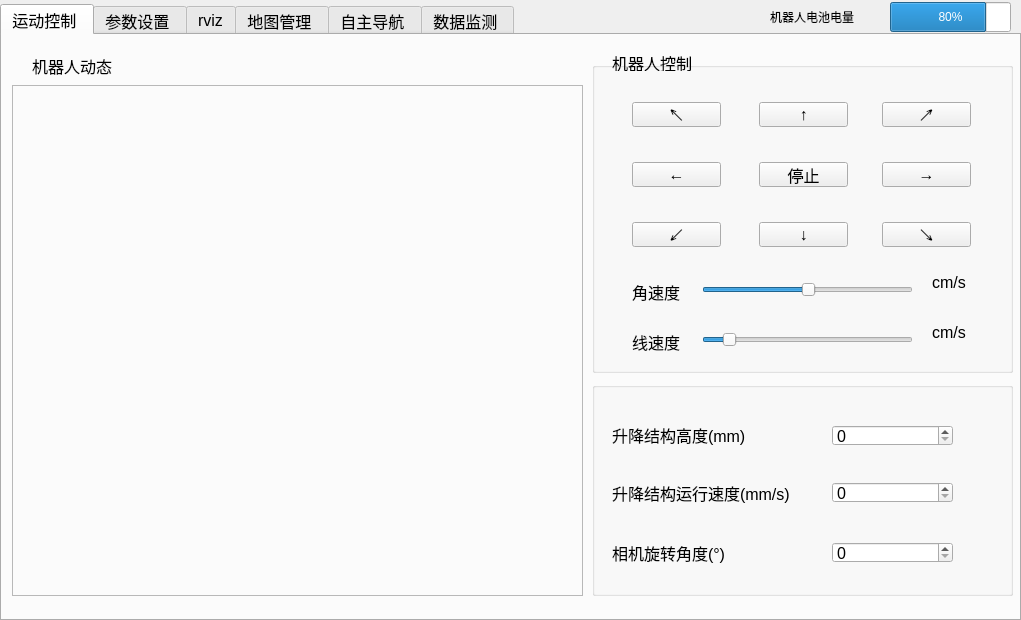
<?xml version="1.0" encoding="UTF-8"?>
<ui version="4.0">
 <class>MainWindow</class>
 <widget class="QMainWindow" name="MainWindow">
  <property name="geometry">
   <rect>
    <x>0</x>
    <y>0</y>
    <width>1021</width>
    <height>620</height>
   </rect>
  </property>
  <property name="windowTitle">
   <string>MainWindow</string>
  </property>
  <widget class="QWidget" name="centralwidget">
   <widget class="QTabWidget" name="tabWidget">
    <property name="geometry">
     <rect>
      <x>0</x>
      <y>4</y>
      <width>1021</width>
      <height>617</height>
     </rect>
    </property>
    <property name="maximumSize">
     <size>
      <width>16777215</width>
      <height>16777215</height>
     </size>
    </property>
    <property name="font">
     <font>
      <pointsize>12</pointsize>
     </font>
    </property>
    <property name="currentIndex">
     <number>0</number>
    </property>
    <widget class="QWidget" name="tab">
     <attribute name="title">
      <string>运动控制 </string>
     </attribute>
     <widget class="QGroupBox" name="groupBox_2">
      <property name="geometry">
       <rect>
        <x>590</x>
        <y>27</y>
        <width>421</width>
        <height>311</height>
       </rect>
      </property>
      <property name="title">
       <string/>
      </property>
      <widget class="QPushButton" name="pushButton_4">
       <property name="geometry">
        <rect>
         <x>290</x>
         <y>160</y>
         <width>89</width>
         <height>25</height>
        </rect>
       </property>
       <property name="text">
        <string>↘</string>
       </property>
       <property name="shortcut">
        <string>.</string>
       </property>
      </widget>
      <widget class="QPushButton" name="pushButton_2">
       <property name="geometry">
        <rect>
         <x>40</x>
         <y>160</y>
         <width>89</width>
         <height>25</height>
        </rect>
       </property>
       <property name="text">
        <string>↙</string>
       </property>
       <property name="shortcut">
        <string>M</string>
       </property>
      </widget>
      <widget class="QPushButton" name="pushBtn_right">
       <property name="geometry">
        <rect>
         <x>290</x>
         <y>100</y>
         <width>89</width>
         <height>25</height>
        </rect>
       </property>
       <property name="text">
        <string>→</string>
       </property>
       <property name="shortcut">
        <string>L</string>
       </property>
      </widget>
      <widget class="QPushButton" name="pushBtn_left">
       <property name="geometry">
        <rect>
         <x>40</x>
         <y>100</y>
         <width>89</width>
         <height>25</height>
        </rect>
       </property>
       <property name="text">
        <string>←</string>
       </property>
       <property name="shortcut">
        <string>J</string>
       </property>
      </widget>
      <widget class="QPushButton" name="pushBtn_up">
       <property name="geometry">
        <rect>
         <x>167</x>
         <y>40</y>
         <width>89</width>
         <height>25</height>
        </rect>
       </property>
       <property name="text">
        <string>↑</string>
       </property>
       <property name="shortcut">
        <string>I</string>
       </property>
      </widget>
      <widget class="QPushButton" name="pushButton_3">
       <property name="geometry">
        <rect>
         <x>290</x>
         <y>40</y>
         <width>89</width>
         <height>25</height>
        </rect>
       </property>
       <property name="text">
        <string>↗</string>
       </property>
       <property name="shortcut">
        <string>O</string>
       </property>
      </widget>
      <widget class="QPushButton" name="pushButton_5">
       <property name="geometry">
        <rect>
         <x>167</x>
         <y>100</y>
         <width>89</width>
         <height>25</height>
        </rect>
       </property>
       <property name="text">
        <string>停止</string>
       </property>
       <property name="shortcut">
        <string/>
       </property>
      </widget>
      <widget class="QPushButton" name="pushButton">
       <property name="geometry">
        <rect>
         <x>40</x>
         <y>40</y>
         <width>89</width>
         <height>25</height>
        </rect>
       </property>
       <property name="text">
        <string>↖</string>
       </property>
       <property name="shortcut">
        <string>U</string>
       </property>
      </widget>
      <widget class="QPushButton" name="pushBtn_down">
       <property name="geometry">
        <rect>
         <x>167</x>
         <y>160</y>
         <width>89</width>
         <height>25</height>
        </rect>
       </property>
       <property name="text">
        <string>↓</string>
       </property>
       <property name="shortcut">
        <string>,</string>
       </property>
      </widget>
      <widget class="QLabel" name="label_6">
       <property name="geometry">
        <rect>
         <x>40</x>
         <y>220</y>
         <width>71</width>
         <height>20</height>
        </rect>
       </property>
       <property name="text">
        <string>角速度</string>
       </property>
      </widget>
      <widget class="QLabel" name="label_7">
       <property name="geometry">
        <rect>
         <x>40</x>
         <y>270</y>
         <width>71</width>
         <height>20</height>
        </rect>
       </property>
       <property name="text">
        <string>线速度</string>
       </property>
      </widget>
      <widget class="QSlider" name="horizontalSlider">
       <property name="geometry">
        <rect>
         <x>110</x>
         <y>220</y>
         <width>211</width>
         <height>16</height>
        </rect>
       </property>
       <property name="mouseTracking">
        <bool>false</bool>
       </property>
       <property name="inputMethodHints">
        <set>Qt::ImhNone</set>
       </property>
       <property name="value">
        <number>50</number>
       </property>
       <property name="sliderPosition">
        <number>50</number>
       </property>
       <property name="orientation">
        <enum>Qt::Horizontal</enum>
       </property>
       <property name="invertedAppearance">
        <bool>false</bool>
       </property>
       <property name="invertedControls">
        <bool>false</bool>
       </property>
       <property name="tickPosition">
        <enum>QSlider::NoTicks</enum>
       </property>
       <property name="tickInterval">
        <number>0</number>
       </property>
      </widget>
      <widget class="QSlider" name="horizontalSlider_2">
       <property name="geometry">
        <rect>
         <x>110</x>
         <y>270</y>
         <width>211</width>
         <height>16</height>
        </rect>
       </property>
       <property name="acceptDrops">
        <bool>false</bool>
       </property>
       <property name="autoFillBackground">
        <bool>false</bool>
       </property>
       <property name="value">
        <number>10</number>
       </property>
       <property name="orientation">
        <enum>Qt::Horizontal</enum>
       </property>
      </widget>
      <widget class="QLabel" name="label_8">
       <property name="geometry">
        <rect>
         <x>340</x>
         <y>210</y>
         <width>71</width>
         <height>20</height>
        </rect>
       </property>
       <property name="text">
        <string>cm/s</string>
       </property>
      </widget>
      <widget class="QLabel" name="label_9">
       <property name="geometry">
        <rect>
         <x>340</x>
         <y>260</y>
         <width>71</width>
         <height>20</height>
        </rect>
       </property>
       <property name="text">
        <string>cm/s</string>
       </property>
      </widget>
     </widget>
     <widget class="QFrame" name="frame_2">
      <property name="geometry">
       <rect>
        <x>10</x>
        <y>50</y>
        <width>571</width>
        <height>511</height>
       </rect>
      </property>
      <property name="frameShape">
       <enum>QFrame::StyledPanel</enum>
      </property>
      <property name="frameShadow">
       <enum>QFrame::Raised</enum>
      </property>
     </widget>
     <widget class="QLabel" name="label_5">
      <property name="geometry">
       <rect>
        <x>30</x>
        <y>20</y>
        <width>101</width>
        <height>21</height>
       </rect>
      </property>
      <property name="text">
       <string>机器人动态</string>
      </property>
     </widget>
     <widget class="QLabel" name="label_10">
      <property name="geometry">
       <rect>
        <x>610</x>
        <y>20</y>
        <width>121</width>
        <height>16</height>
       </rect>
      </property>
      <property name="text">
       <string>机器人控制</string>
      </property>
     </widget>
     <widget class="QGroupBox" name="groupBox_4">
      <property name="geometry">
       <rect>
        <x>590</x>
        <y>347</y>
        <width>421</width>
        <height>214</height>
       </rect>
      </property>
      <property name="title">
       <string/>
      </property>
      <widget class="QLabel" name="label_15">
       <property name="geometry">
        <rect>
         <x>20</x>
         <y>43</y>
         <width>151</width>
         <height>20</height>
        </rect>
       </property>
       <property name="text">
        <string>升降结构高度(mm)</string>
       </property>
      </widget>
      <widget class="QLabel" name="label_16">
       <property name="geometry">
        <rect>
         <x>20</x>
         <y>100</y>
         <width>201</width>
         <height>21</height>
        </rect>
       </property>
       <property name="text">
        <string>升降结构运行速度(mm/s)</string>
       </property>
      </widget>
      <widget class="QLabel" name="label_17">
       <property name="geometry">
        <rect>
         <x>20</x>
         <y>160</y>
         <width>141</width>
         <height>21</height>
        </rect>
       </property>
       <property name="text">
        <string>相机旋转角度(°)</string>
       </property>
      </widget>
      <widget class="QSpinBox" name="spinBox_3">
       <property name="geometry">
        <rect>
         <x>240</x>
         <y>43</y>
         <width>121</width>
         <height>21</height>
        </rect>
       </property>
      </widget>
      <widget class="QSpinBox" name="spinBox_4">
       <property name="geometry">
        <rect>
         <x>240</x>
         <y>100</y>
         <width>121</width>
         <height>21</height>
        </rect>
       </property>
      </widget>
      <widget class="QSpinBox" name="spinBox_5">
       <property name="geometry">
        <rect>
         <x>240</x>
         <y>160</y>
         <width>121</width>
         <height>21</height>
        </rect>
       </property>
      </widget>
     </widget>
    </widget>
    <widget class="QWidget" name="tab_2">
     <attribute name="title">
      <string>参数设置 </string>
     </attribute>
     <widget class="QGroupBox" name="groupBox">
      <property name="geometry">
       <rect>
        <x>10</x>
        <y>20</y>
        <width>501</width>
        <height>191</height>
       </rect>
      </property>
      <property name="title">
       <string>ROS Master</string>
      </property>
      <widget class="QPushButton" name="pushButton_7">
       <property name="geometry">
        <rect>
         <x>260</x>
         <y>150</y>
         <width>221</width>
         <height>25</height>
        </rect>
       </property>
       <property name="text">
        <string>断 开</string>
       </property>
      </widget>
      <widget class="QLabel" name="label_3">
       <property name="geometry">
        <rect>
         <x>10</x>
         <y>100</y>
         <width>111</width>
         <height>16</height>
        </rect>
       </property>
       <property name="text">
        <string>ROS IP</string>
       </property>
      </widget>
      <widget class="QTextEdit" name="textEdit">
       <property name="geometry">
        <rect>
         <x>130</x>
         <y>40</y>
         <width>351</width>
         <height>31</height>
        </rect>
       </property>
      </widget>
      <widget class="QTextEdit" name="textEdit_2">
       <property name="geometry">
        <rect>
         <x>130</x>
         <y>90</y>
         <width>351</width>
         <height>31</height>
        </rect>
       </property>
      </widget>
      <widget class="QPushButton" name="pushButton_6">
       <property name="geometry">
        <rect>
         <x>12</x>
         <y>150</y>
         <width>221</width>
         <height>25</height>
        </rect>
       </property>
       <property name="text">
        <string>连 接</string>
       </property>
      </widget>
      <widget class="QLabel" name="label_2">
       <property name="geometry">
        <rect>
         <x>10</x>
         <y>50</y>
         <width>111</width>
         <height>16</height>
        </rect>
       </property>
       <property name="text">
        <string>ROS Master Url</string>
       </property>
      </widget>
     </widget>
     <widget class="QTextBrowser" name="textBrowser">
      <property name="geometry">
       <rect>
        <x>530</x>
        <y>40</y>
        <width>481</width>
        <height>521</height>
       </rect>
      </property>
     </widget>
     <widget class="QLabel" name="label_4">
      <property name="geometry">
       <rect>
        <x>560</x>
        <y>18</y>
        <width>111</width>
        <height>16</height>
       </rect>
      </property>
      <property name="text">
       <string>终端信息</string>
      </property>
     </widget>
     <widget class="QGroupBox" name="groupBox_3">
      <property name="geometry">
       <rect>
        <x>10</x>
        <y>220</y>
        <width>501</width>
        <height>341</height>
       </rect>
      </property>
      <property name="title">
       <string>功能按钮</string>
      </property>
      <widget class="QTextEdit" name="textEdit_3">
       <property name="geometry">
        <rect>
         <x>130</x>
         <y>50</y>
         <width>351</width>
         <height>31</height>
        </rect>
       </property>
      </widget>
      <widget class="QTextEdit" name="textEdit_4">
       <property name="geometry">
        <rect>
         <x>130</x>
         <y>110</y>
         <width>351</width>
         <height>31</height>
        </rect>
       </property>
      </widget>
      <widget class="QTextEdit" name="textEdit_5">
       <property name="geometry">
        <rect>
         <x>130</x>
         <y>170</y>
         <width>351</width>
         <height>31</height>
        </rect>
       </property>
      </widget>
      <widget class="QTextEdit" name="textEdit_6">
       <property name="geometry">
        <rect>
         <x>130</x>
         <y>230</y>
         <width>351</width>
         <height>31</height>
        </rect>
       </property>
      </widget>
      <widget class="QLabel" name="label_11">
       <property name="geometry">
        <rect>
         <x>30</x>
         <y>60</y>
         <width>111</width>
         <height>21</height>
        </rect>
       </property>
       <property name="text">
        <string>新建地图</string>
       </property>
      </widget>
      <widget class="QLabel" name="label_12">
       <property name="geometry">
        <rect>
         <x>30</x>
         <y>120</y>
         <width>111</width>
         <height>21</height>
        </rect>
       </property>
       <property name="text">
        <string>保存地图</string>
       </property>
      </widget>
      <widget class="QLabel" name="label_13">
       <property name="geometry">
        <rect>
         <x>30</x>
         <y>179</y>
         <width>111</width>
         <height>21</height>
        </rect>
       </property>
       <property name="text">
        <string>开始导航</string>
       </property>
      </widget>
      <widget class="QLabel" name="label_14">
       <property name="geometry">
        <rect>
         <x>30</x>
         <y>238</y>
         <width>111</width>
         <height>21</height>
        </rect>
       </property>
       <property name="text">
        <string>停止导航</string>
       </property>
      </widget>
      <widget class="QLabel" name="label_21">
       <property name="geometry">
        <rect>
         <x>30</x>
         <y>298</y>
         <width>111</width>
         <height>21</height>
        </rect>
       </property>
       <property name="text">
        <string>其他</string>
       </property>
      </widget>
      <widget class="QTextEdit" name="textEdit_7">
       <property name="geometry">
        <rect>
         <x>130</x>
         <y>290</y>
         <width>351</width>
         <height>31</height>
        </rect>
       </property>
      </widget>
     </widget>
    </widget>
    <widget class="QWidget" name="tab_3">
     <attribute name="title">
      <string>rviz</string>
     </attribute>
     <widget class="QFrame" name="frame">
      <property name="geometry">
       <rect>
        <x>0</x>
        <y>0</y>
        <width>1017</width>
        <height>583</height>
       </rect>
      </property>
      <property name="frameShape">
       <enum>QFrame::StyledPanel</enum>
      </property>
      <property name="frameShadow">
       <enum>QFrame::Raised</enum>
      </property>
     </widget>
    </widget>
    <widget class="QWidget" name="tab_4">
     <attribute name="title">
      <string>地图管理 </string>
     </attribute>
     <widget class="QPushButton" name="pushButton_8">
      <property name="geometry">
       <rect>
        <x>30</x>
        <y>20</y>
        <width>89</width>
        <height>25</height>
       </rect>
      </property>
      <property name="text">
       <string>导入</string>
      </property>
     </widget>
     <widget class="QPushButton" name="pushButton_9">
      <property name="geometry">
       <rect>
        <x>140</x>
        <y>20</y>
        <width>89</width>
        <height>25</height>
       </rect>
      </property>
      <property name="text">
       <string>新建</string>
      </property>
     </widget>
     <widget class="QPushButton" name="pushButton_10">
      <property name="geometry">
       <rect>
        <x>360</x>
        <y>20</y>
        <width>89</width>
        <height>25</height>
       </rect>
      </property>
      <property name="text">
       <string>编辑</string>
      </property>
     </widget>
     <widget class="QPushButton" name="pushButton_11">
      <property name="geometry">
       <rect>
        <x>470</x>
        <y>20</y>
        <width>89</width>
        <height>25</height>
       </rect>
      </property>
      <property name="text">
       <string>删除</string>
      </property>
     </widget>
     <widget class="QPushButton" name="pushButton_12">
      <property name="geometry">
       <rect>
        <x>580</x>
        <y>20</y>
        <width>131</width>
        <height>25</height>
       </rect>
      </property>
      <property name="text">
       <string>绘制行走路径</string>
      </property>
     </widget>
     <widget class="QLabel" name="label_19">
      <property name="geometry">
       <rect>
        <x>780</x>
        <y>20</y>
        <width>81</width>
        <height>21</height>
       </rect>
      </property>
      <property name="text">
       <string>地图列表</string>
      </property>
     </widget>
     <widget class="QListView" name="listView">
      <property name="geometry">
       <rect>
        <x>770</x>
        <y>60</y>
        <width>241</width>
        <height>501</height>
       </rect>
      </property>
     </widget>
     <widget class="QPushButton" name="pushButton_16">
      <property name="geometry">
       <rect>
        <x>250</x>
        <y>20</y>
        <width>89</width>
        <height>25</height>
       </rect>
      </property>
      <property name="text">
       <string>保存</string>
      </property>
     </widget>
     <widget class="QFrame" name="frame_7">
      <property name="geometry">
       <rect>
        <x>10</x>
        <y>60</y>
        <width>741</width>
        <height>501</height>
       </rect>
      </property>
      <property name="frameShape">
       <enum>QFrame::StyledPanel</enum>
      </property>
      <property name="frameShadow">
       <enum>QFrame::Raised</enum>
      </property>
     </widget>
    </widget>
    <widget class="QWidget" name="tab_5">
     <attribute name="title">
      <string>自主导航 </string>
     </attribute>
     <widget class="QPushButton" name="pushButton_13">
      <property name="geometry">
       <rect>
        <x>30</x>
        <y>20</y>
        <width>89</width>
        <height>25</height>
       </rect>
      </property>
      <property name="text">
       <string>选择地图</string>
      </property>
     </widget>
     <widget class="QPushButton" name="pushButton_14">
      <property name="geometry">
       <rect>
        <x>150</x>
        <y>20</y>
        <width>89</width>
        <height>25</height>
       </rect>
      </property>
      <property name="text">
       <string>开始导航</string>
      </property>
     </widget>
     <widget class="QPushButton" name="pushButton_15">
      <property name="geometry">
       <rect>
        <x>270</x>
        <y>20</y>
        <width>89</width>
        <height>25</height>
       </rect>
      </property>
      <property name="text">
       <string>停止导航</string>
      </property>
     </widget>
     <widget class="QLabel" name="label_22">
      <property name="geometry">
       <rect>
        <x>770</x>
        <y>20</y>
        <width>131</width>
        <height>21</height>
       </rect>
      </property>
      <property name="text">
       <string>当前GPS定位信息</string>
      </property>
     </widget>
     <widget class="QFrame" name="frame_8">
      <property name="geometry">
       <rect>
        <x>10</x>
        <y>60</y>
        <width>999</width>
        <height>501</height>
       </rect>
      </property>
      <property name="frameShape">
       <enum>QFrame::StyledPanel</enum>
      </property>
      <property name="frameShadow">
       <enum>QFrame::Raised</enum>
      </property>
     </widget>
    </widget>
    <widget class="QWidget" name="tab_6">
     <attribute name="title">
      <string>数据监测 </string>
     </attribute>
     <widget class="QLabel" name="label_20">
      <property name="geometry">
       <rect>
        <x>150</x>
        <y>260</y>
        <width>81</width>
        <height>17</height>
       </rect>
      </property>
      <property name="text">
       <string>深度相机</string>
      </property>
     </widget>
     <widget class="QLabel" name="label_23">
      <property name="geometry">
       <rect>
        <x>780</x>
        <y>20</y>
        <width>101</width>
        <height>17</height>
       </rect>
      </property>
      <property name="text">
       <string>话题列表</string>
      </property>
     </widget>
     <widget class="QListView" name="listView_2">
      <property name="geometry">
       <rect>
        <x>770</x>
        <y>50</y>
        <width>241</width>
        <height>511</height>
       </rect>
      </property>
     </widget>
     <widget class="QLabel" name="label_24">
      <property name="geometry">
       <rect>
        <x>150</x>
        <y>540</y>
        <width>101</width>
        <height>17</height>
       </rect>
      </property>
      <property name="text">
       <string>多光谱相机</string>
      </property>
     </widget>
     <widget class="QLabel" name="label_46">
      <property name="geometry">
       <rect>
        <x>520</x>
        <y>540</y>
        <width>121</width>
        <height>17</height>
       </rect>
      </property>
      <property name="text">
       <string>CGMD监测仪</string>
      </property>
     </widget>
     <widget class="QLabel" name="label_47">
      <property name="geometry">
       <rect>
        <x>530</x>
        <y>260</y>
        <width>91</width>
        <height>17</height>
       </rect>
      </property>
      <property name="text">
       <string>RGB相机</string>
      </property>
     </widget>
     <widget class="QFrame" name="frame_9">
      <property name="geometry">
       <rect>
        <x>10</x>
        <y>20</y>
        <width>361</width>
        <height>231</height>
       </rect>
      </property>
      <property name="frameShape">
       <enum>QFrame::StyledPanel</enum>
      </property>
      <property name="frameShadow">
       <enum>QFrame::Raised</enum>
      </property>
     </widget>
     <widget class="QFrame" name="frame_10">
      <property name="geometry">
       <rect>
        <x>390</x>
        <y>20</y>
        <width>361</width>
        <height>231</height>
       </rect>
      </property>
      <property name="frameShape">
       <enum>QFrame::StyledPanel</enum>
      </property>
      <property name="frameShadow">
       <enum>QFrame::Raised</enum>
      </property>
     </widget>
     <widget class="QFrame" name="frame_11">
      <property name="geometry">
       <rect>
        <x>10</x>
        <y>300</y>
        <width>361</width>
        <height>231</height>
       </rect>
      </property>
      <property name="frameShape">
       <enum>QFrame::StyledPanel</enum>
      </property>
      <property name="frameShadow">
       <enum>QFrame::Raised</enum>
      </property>
     </widget>
     <widget class="QFrame" name="frame_12">
      <property name="geometry">
       <rect>
        <x>390</x>
        <y>300</y>
        <width>361</width>
        <height>231</height>
       </rect>
      </property>
      <property name="frameShape">
       <enum>QFrame::StyledPanel</enum>
      </property>
      <property name="frameShadow">
       <enum>QFrame::Raised</enum>
      </property>
     </widget>
    </widget>
   </widget>
   <widget class="QProgressBar" name="progressBar">
    <property name="geometry">
     <rect>
      <x>890</x>
      <y>2</y>
      <width>121</width>
      <height>30</height>
     </rect>
    </property>
    <property name="value">
     <number>80</number>
    </property>
   </widget>
   <widget class="QLabel" name="label">
    <property name="geometry">
     <rect>
      <x>770</x>
      <y>1</y>
      <width>121</width>
      <height>31</height>
     </rect>
    </property>
    <property name="text">
     <string>机器人电池电量</string>
    </property>
   </widget>
  </widget>
 </widget>
 <resources/>
 <connections/>
</ui>
